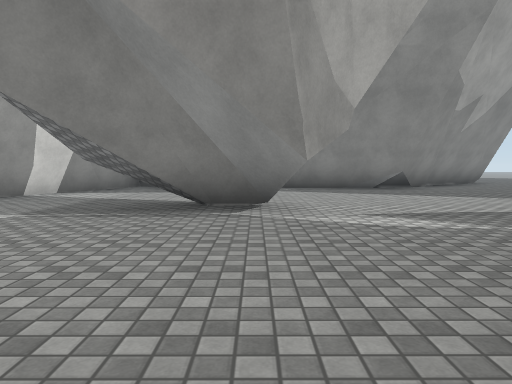
[1] (above)

15 first-person views from a walk through a Unity game level. The camera is 1.2 m above the floor, tilts 4° down and sees 70° across. The floor is counted in squares, 2 m on a side. Each view is taken from the middle of a square. On the plan, view 1 faces up. The plan holds only what a view shows up to about 10 squares ahead; the rest is blank. The place goes on beyond the plan. The player is left out. Surface patterns are stand-ins for the level's own textures.

[2]
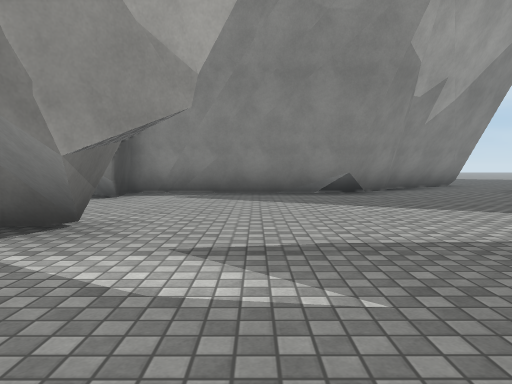

[3]
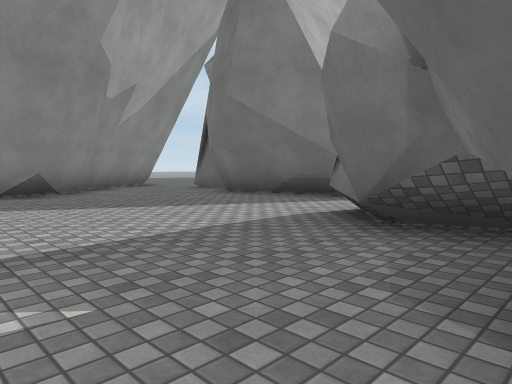

[4]
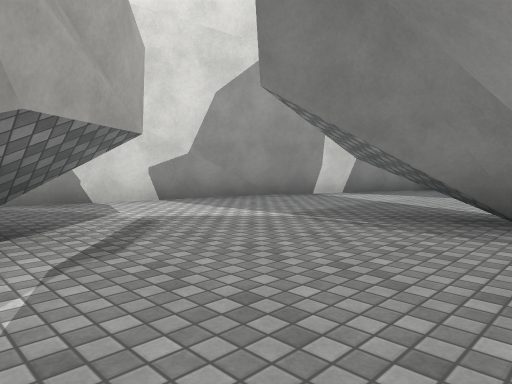

[5]
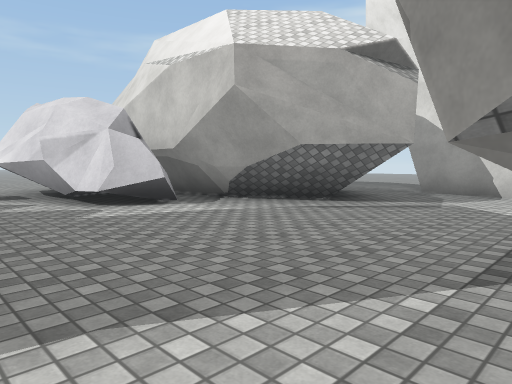

[6]
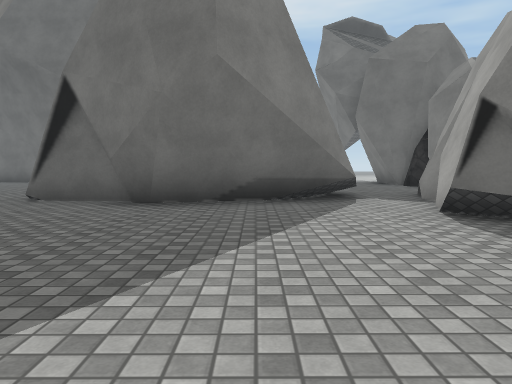

[7]
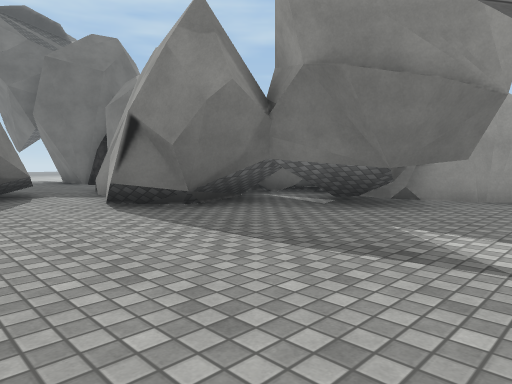

[8]
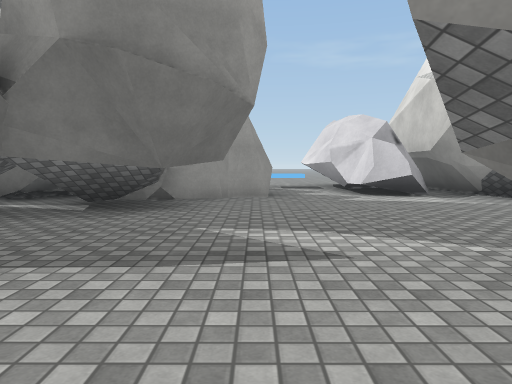

[9]
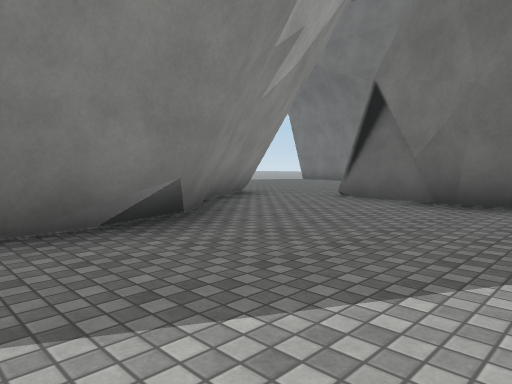

[10]
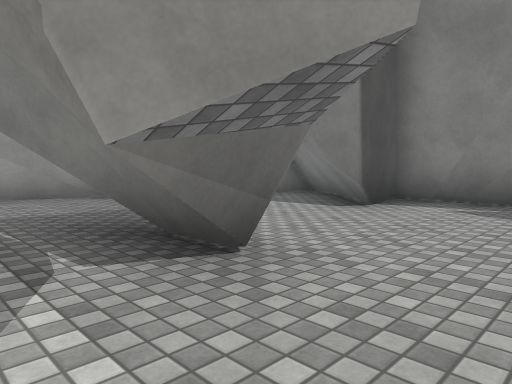

[11]
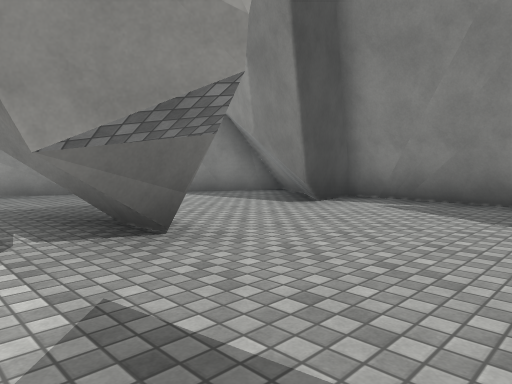

[12]
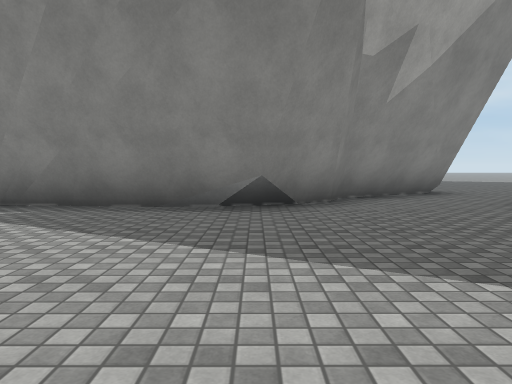

[13]
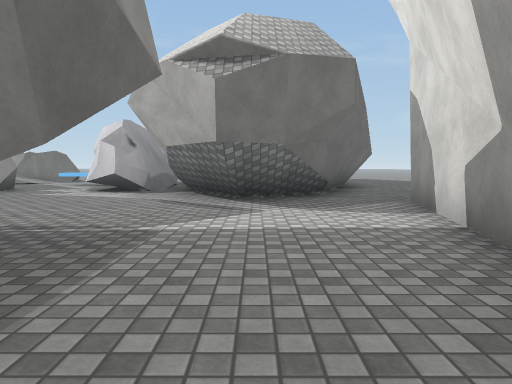

[14]
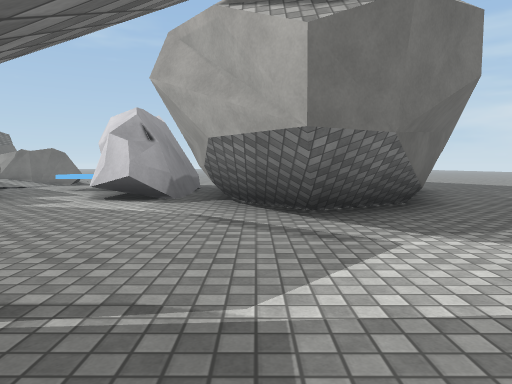

[15]
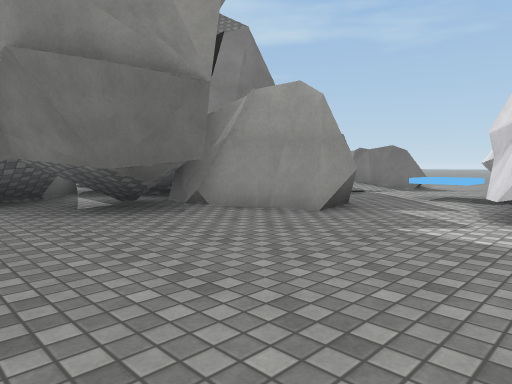

### Floor plan
Key: @ floor where view 1 was taken; # wall or solid block; x gap in a wall; . floor; / step, stairs or slope; ^ raised ledge; T thing the floor can be seen under or through; R rock.
Columns run from 9 left of view 1 to 12 right of it. Each row starts with its distance up from view 1.
 15                   ..
 14                  #..
 13                ###..
 12      #        ##....
 11      ##########...#
 10     ##.##.........#
  9     #...#........##
  8    ##............#
  7    #.............#
  6    #...TTT.......##
  5   ##...T.T........x..
  4   #............####...
  3   #...........###   ..
  2   #..##.....#####
  1   ..###.....#####
  0   .## ###@.####
 -1  ..#   ###.#
 -2  .##   ###...
 -3 ..     ###^..
 -4 ..      # ..//
 -5           ..RR
 -6           ..R

Positions as (right, up) in squares from view 1, and headings:
1: (0, 0), facing up
2: (2, 2), facing up
3: (2, 2), facing up-right
4: (0, 1), facing up-left
5: (2, 5), facing down-left
6: (2, 7), facing right
7: (1, 7), facing down-right
8: (2, 7), facing down
9: (2, 7), facing up-right
10: (2, 4), facing up-left
11: (3, 4), facing up-left
12: (4, 5), facing up
13: (-4, 8), facing down
14: (-3, 6), facing down
15: (-1, 4), facing down-right
